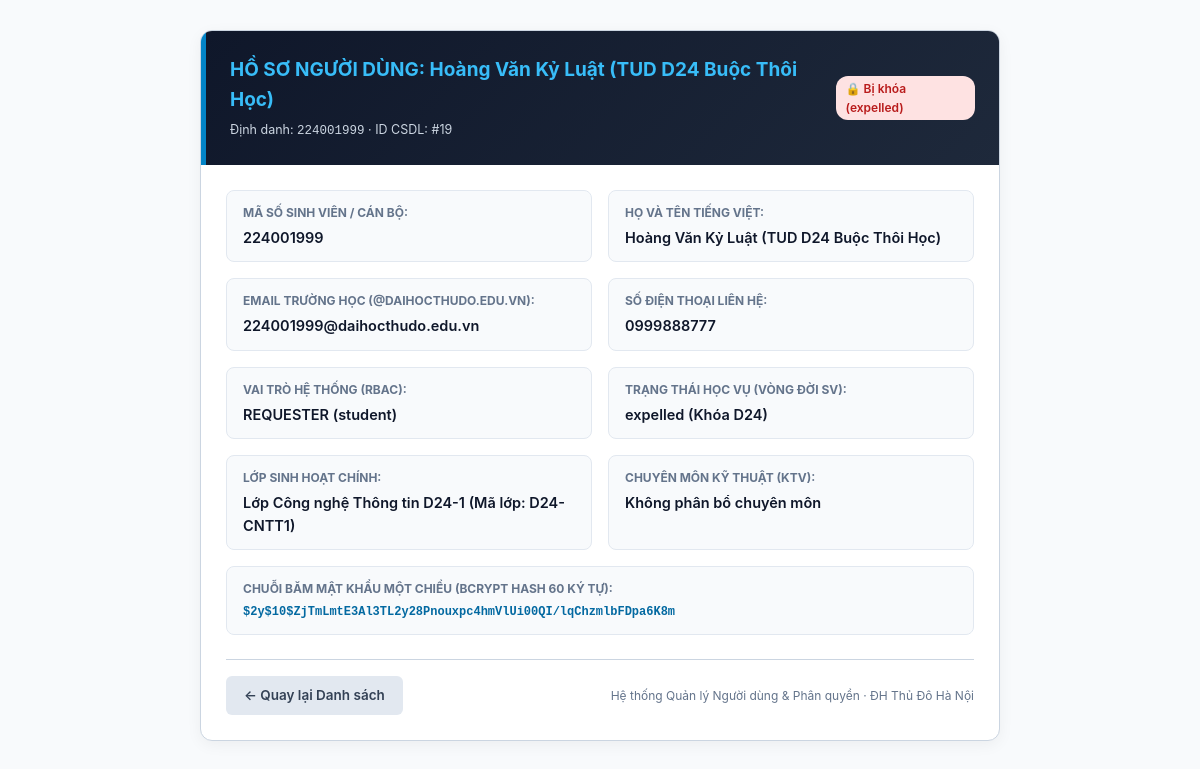
Page /TranLinh/user_detail.php?id=19 (signed in) on the committed database.
### tables this page shows
CREATE TABLE `users` (
  `id` int(10) unsigned NOT NULL AUTO_INCREMENT,
  `user_code` varchar(30) NOT NULL,
  `name` varchar(100) NOT NULL,
  `email` varchar(190) NOT NULL,
  `personal_email` varchar(190) DEFAULT NULL,
  `password_hash` varchar(255) NOT NULL,
  `role` enum('requester','agent','admin') NOT NULL DEFAULT 'requester',
  `user_type` enum('student','lecturer','staff') NOT NULL DEFAULT 'student',
  `department` varchar(100) DEFAULT NULL,
  `phone` varchar(20) DEFAULT NULL,
  `class_id` int(10) unsigned DEFAULT NULL,
  `cohort` varchar(20) DEFAULT 'D24',
  `academic_status` enum('studying','graduated','expelled','suspended') NOT NULL DEFAULT 'studying',
  `specialty_category_id` int(10) unsigned DEFAULT NULL,
  `max_capacity` tinyint(3) unsigned NOT NULL DEFAULT 5,
  `active_tickets_count` tinyint(3) unsigned NOT NULL DEFAULT 0,
  `is_on_duty` tinyint(1) NOT NULL DEFAULT 1,
  `failed_attempts` tinyint(3) unsigned NOT NULL DEFAULT 0,
  `locked_until` datetime DEFAULT NULL,
  `is_active` tinyint(1) NOT NULL DEFAULT 1,
  `lock_reason` enum('none','brute_force','violation','expelled','tuition_debt','graduated') NOT NULL DEFAULT 'none',
  `is_first_login` tinyint(1) NOT NULL DEFAULT 1,
  `created_at` datetime NOT NULL DEFAULT current_timestamp(),
  `updated_at` datetime NOT NULL DEFAULT current_timestamp() ON UPDATE current_timestamp(),
  `avatar_path` varchar(255) DEFAULT NULL,
  PRIMARY KEY (`id`),
  UNIQUE KEY `uq_users_user_code` (`user_code`),
  UNIQUE KEY `uq_users_email` (`email`),
  KEY `fk_users_class` (`class_id`),
  KEY `fk_users_specialty_category` (`specialty_category_id`),
  KEY `idx_agent_dispatch` (`role`,`is_active`,`is_on_duty`,`specialty_category_id`,`active_tickets_count`),
  KEY `idx_user_lookup` (`user_code`,`user_type`,`academic_status`),
  KEY `idx_cohort_filter` (`cohort`,`academic_status`),
  CONSTRAINT `fk_users_class` FOREIGN KEY (`class_id`) REFERENCES `classes` (`id`) ON DELETE SET NULL,
  CONSTRAINT `fk_users_specialty_category` FOREIGN KEY (`specialty_category_id`) REFERENCES `categories` (`id`) ON DELETE SET NULL
);

### TranLinh/UserRepository.php (called while the page is built, shortened)
<?php
class UserRepository {
    public static function findById(int $id): ?array {
        $pdo = db();
        $sql = "SELECT
                    u.*,
                    COALESCE(c.class_code, 'N/A') AS class_code,
                    COALESCE(c.name, 'Không thuộc lớp sinh hoạt') AS class_name,
                    COALESCE(cat.name, 'Không phân bổ chuyên môn') AS specialty_name
                FROM users u
                LEFT JOIN classes c ON c.id = u.class_id
                LEFT JOIN categories cat ON cat.id = u.specialty_category_id
                WHERE u.id = :id
                LIMIT 1";
        $stmt = $pdo->prepare($sql);
        $stmt->execute([':id' => $id]);
        $user = $stmt->fetch();
        return $user ?: null;
    }
}

### TranLinh/user_detail.php (the view, shortened to what this page needs)
<?php
require_once __DIR__ . '/UserRepository.php';
$id = (int)($_GET['id'] ?? 0);
$user = UserRepository::findById($id);
?>
<!DOCTYPE html>
<html lang="vi">
<head>
</head>
<body>
<div class="container">
    <div class="card">
        <div class="card-header">
            <div>
                <h2>HỒ SƠ NGƯỜI DÙNG: <?= htmlspecialchars($user['name']) ?></h2>
                <p style="font-size: 12.5px; color: #cbd5e1; margin-top: 4px;">Định danh: <code><?= htmlspecialchars($user['user_code']) ?></code> · ID CSDL: #<?= $user['id'] ?></p>
            </div>
            <div>
                <?php if ($user['is_active'] == 1): ?>
                    <span class="badge badge-active">● Đang hoạt động</span>
                <?php else: ?>
                    <span class="badge badge-locked">🔒 Bị khóa (<?= htmlspecialchars($user['lock_reason']) ?>)</span>
                <?php endif; ?>
            </div>
        </div>
        <div class="card-body">
            <div class="info-grid">
                <div class="info-item">
                    <div class="info-label">Mã số sinh viên / Cán bộ:</div>
                    <div class="info-value"><?= htmlspecialchars($user['user_code']) ?></div>
                </div>
                <div class="info-item">
                    <div class="info-label">Họ và tên tiếng Việt:</div>
                    <div class="info-value"><?= htmlspecialchars($user['name']) ?></div>
                </div>
                <div class="info-item">
                    <div class="info-label">Email trường học (@daihocthudo.edu.vn):</div>
                    <div class="info-value"><?= htmlspecialchars($user['email']) ?></div>
                </div>
                <div class="info-item">
                    <div class="info-label">Số điện thoại liên hệ:</div>
                    <div class="info-value"><?= htmlspecialchars($user['phone'] ?: 'Chưa cập nhật') ?></div>
                </div>
                <div class="info-item">
                    <div class="info-label">Vai trò hệ thống (RBAC):</div>
                    <div class="info-value"><?= strtoupper($user['role']) ?> (<?= htmlspecialchars($user['user_type']) ?>)</div>
                </div>
                <div class="info-item">
                    <div class="info-label">Trạng thái học vụ (Vòng đời SV):</div>
                    <div class="info-value"><?= htmlspecialchars($user['academic_status']) ?> (Khóa <?= htmlspecialchars($user['cohort'] ?: 'N/A') ?>)</div>
                </div>
                <div class="info-item">
                    <div class="info-label">Lớp sinh hoạt chính:</div>
                    <div class="info-value"><?= htmlspecialchars($user['class_name']) ?> (Mã lớp: <?= htmlspecialchars($user['class_code']) ?>)</div>
                </div>
                <div class="info-item">
                    <div class="info-label">Chuyên môn kỹ thuật (KTV):</div>
                    <div class="info-value"><?= htmlspecialchars($user['specialty_name']) ?></div>
                </div>
                <div class="info-item" style="grid-column: span 2;">
                    <div class="info-label">Chuỗi băm mật khẩu một chiều (Bcrypt Hash 60 ký tự):</div>
                    <div class="info-value" style="font-family: monospace; font-size: 12px; color: #0369a1;">
                        <?= htmlspecialchars($user['password_hash']) ?>
                    </div>
                </div>
            </div>
            <div style="display: flex; justify-content: space-between; align-items: center; border-top: 1px solid var(--border-color); padding-top: 16px;">
                <a href="users.php" class="btn btn-secondary">← Quay lại Danh sách</a>
                <span style="font-size: 12px; color: var(--text-muted);">Hệ thống Quản lý Người dùng & Phân quyền · ĐH Thủ Đô Hà Nội</span>
            </div>
        </div>
    </div>
</div>
</body>
</html>

### TranLinh/user_detail.php (style rules this page uses)
:root { --primary: #0284c7; --primary-dark: #0369a1; --navy-dark: #0f172a; --bg-body: #f8fafc; --bg-card: #ffffff; --border-color: #cbd5e1; --text-main: #1e293b; --text-muted: #64748b; }
* { box-sizing: border-box; margin: 0; padding: 0; }
body { font-family: -apple-system, BlinkMacSystemFont, "Segoe UI", Roboto, sans-serif; background-color: var(--bg-body); color: var(--text-main); line-height: 1.6; padding: 30px 20px; }
.container { max-width: 800px; margin: 0 auto; }
.card { background: var(--bg-card); border-radius: 12px; border: 1px solid var(--border-color); box-shadow: 0 4px 15px rgba(0,0,0,0.05); overflow: hidden; }
.card-header { background: linear-gradient(135deg, var(--navy-dark) 0%, #1e293b 100%); color: #fff; padding: 24px; border-left: 5px solid var(--primary); display: flex; justify-content: space-between; align-items: center; }
.card-header h2 { font-size: 19px; color: #38bdf8; }
.card-body { padding: 25px; }
.info-grid { display: grid; grid-template-columns: 1fr 1fr; gap: 16px; margin-bottom: 24px; }
.info-item { background: #f8fafc; padding: 12px 16px; border-radius: 8px; border: 1px solid #e2e8f0; }
.info-label { font-size: 12px; color: var(--text-muted); text-transform: uppercase; font-weight: 700; margin-bottom: 4px; }
.info-value { font-size: 14.5px; font-weight: 600; color: #0f172a; word-break: break-all; }
.btn { display: inline-flex; align-items: center; gap: 6px; padding: 9px 18px; border-radius: 6px; font-size: 13.5px; font-weight: 600; text-decoration: none; cursor: pointer; border: none; }
.btn-secondary { background: #e2e8f0; color: #334155; }
.badge { display: inline-block; padding: 3px 10px; border-radius: 12px; font-size: 12px; font-weight: 600; }
.badge-locked { background: #fee2e2; color: #b91c1c; }

### rows in the picture
users: name "Hoàng Văn Kỷ Luật (TUD D24 Buộc Thôi Học)", user_code "224001999", id "19", lock_reason "expelled", email "224001999@daihocthudo.edu.vn", phone "0999888777", role "REQUESTER", user_type "student", academic_status "expelled", cohort "D24", password_hash "$2y$10$ZjTmLmtE3Al3TL2y28Pnouxpc4hmVlUi00QI/lqChzmlbFDpa6K8m"

### other values in the picture
$user['class_name'] "Lớp Công nghệ Thông tin D24-1"
$user['class_code'] "D24-CNTT1"
$user['specialty_name'] "Không phân bổ chuyên môn"
